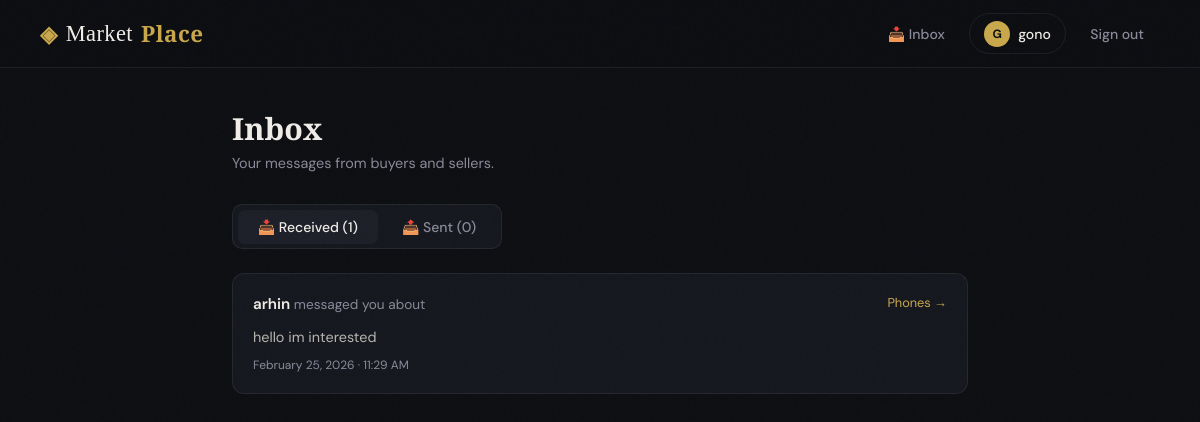
The page /inbox/ (signed in) on the database as committed earlier.
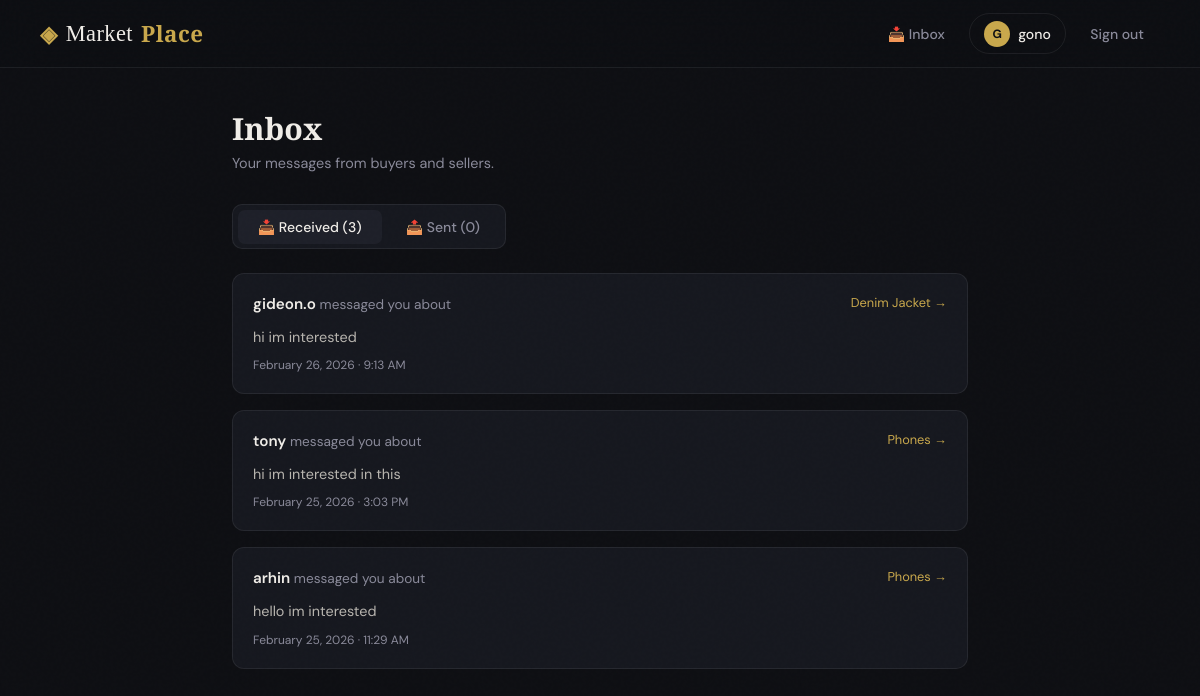
The same page on the database as committed later.
### listings/models.py (models this page shows, shortened)
class Message(models.Model):
    item = models.ForeignKey(Item, on_delete=models.CASCADE, related_name='messages')
    sender = models.ForeignKey(User, on_delete=models.CASCADE, related_name='sent_messages')
    receiver = models.ForeignKey(User, on_delete=models.CASCADE, related_name='received_messages')
    body = models.TextField()
    created_at = models.DateTimeField(auto_now_add=True)
    is_read = models.BooleanField(default=False)
    class Meta:
        ordering = ['-created_at']

class Item(models.Model):
    CATEGORY_CHOICES = [
        ('electronics', 'Electronics'),
        ('clothing', 'Clothing'),
        ('furniture', 'Furniture'),
        ('other', 'Other'),
    ]
    name = models.CharField(max_length=200)
    description = models.TextField()
    price = models.DecimalField(max_digits=10, decimal_places=2)
    category = models.CharField(max_length=50, choices=CATEGORY_CHOICES, default='other')
    image_url = models.URLField(blank=True, null=True)
    is_available = models.BooleanField(default=True)
    created_at = models.DateTimeField(auto_now_add=True)
    seller = models.ForeignKey(User, on_delete=models.CASCADE, related_name='listings', null=True, blank=True)

### listings/views.py (the view)
# urls.py: path('inbox/', views.inbox, name='inbox'),
@login_required
def inbox(request):
    received = Message.objects.filter(receiver=request.user).order_by('-created_at')
    sent = Message.objects.filter(sender=request.user).order_by('-created_at')
    received.filter(is_read=False).update(is_read=True)
    return render(request, 'listings/inbox.html', {'received': received, 'sent': sent})

### listings/templates/listings/inbox.html (shortened to what this page needs)
{% extends 'listings/base.html' %}
{% block content %}
<div class="inbox-wrap">
    <div class="inbox-header">
        <h1>Inbox</h1>
        <p>Your messages from buyers and sellers.</p>
    </div>
    <div class="tabs">
        <button class="tab active" onclick="switchTab('received', this)">
            📥 Received ({{ received.count }})
        </button>
        <button class="tab" onclick="switchTab('sent', this)">
            📤 Sent ({{ sent.count }})
        </button>
    </div>
    <div id="received" class="message-list">
        {% if received %}
            {% for msg in received %}
            <div class="message-card {% if not msg.is_read %}unread{% endif %}">
                <div class="message-top">
                    <div class="message-from">
                        {{ msg.sender.username }}
                        <span>messaged you about</span>
                    </div>
                    <a href="{% url 'item-detail' msg.item.pk %}" class="message-item-link">
                        {{ msg.item.name }} →
                    </a>
                </div>
                <p class="message-body">{{ msg.body }}</p>
                <p class="message-time">{{ msg.created_at|date:"F j, Y · g:i A" }}</p>
            </div>
            {% endfor %}
        {% else %}
        <div class="empty-state">
            <div class="icon">📭</div>
            <h3>No messages yet</h3>
            <p>When buyers contact you, their messages will appear here.</p>
        </div>
        {% endif %}
    </div>
</div>
{% endblock %}

### listings/templates/listings/base.html (shortened to what this page needs)
<!DOCTYPE html>
<html lang="en">
<head>
</head>
<body>
<nav>
    <a href="{% url 'item-list' %}" class="nav-brand">
        ◈ <span>Market</span>Place
    </a>
    <div class="nav-links">
        {% if request.user.is_authenticated %}
    <a href="{% url 'inbox' %}" class="nav-link" style="position:relative;">
        📥 Inbox
    </a>
    <a href="{% url 'profile' request.user.username %}" class="nav-user">
        <div class="avatar-circle">{{ request.user.username|first|upper }}</div>
        {{ request.user.username }}
    </a>
    <a href="{% url 'logout' %}" class="nav-link">Sign out</a>
{% endif %}
    </div>
</nav>
<div class="page-enter">
    {% block content %}{% endblock %}
</div>
</body>
</html>

### listings/templates/listings/base.html (style rules this page uses)
:root { --bg: #0e0f13; --surface: #16181f; --surface2: #1e2029; --border: rgba(255,255,255,0.07); --gold: #c9a84c; --gold-light: #e8c96e; --text: #f0ede8; --muted: #8a8a9a; --green: #4caf7d; --red: #e05f5f; }
*, *::before, *::after { box-sizing: border-box; margin: 0; padding: 0; }
body { font-family: 'DM Sans', sans-serif; background: var(--bg); color: var(--text); min-height: 100vh; overflow-x: hidden; }
body::before { content: ''; position: fixed; inset: 0; pointer-events: none; z-index: 9999; opacity: 0.4; }
nav { position: sticky; top: 0; z-index: 100; background: rgba(14, 15, 19, 0.85); backdrop-filter: blur(20px); border-bottom: 1px solid var(--border); padding: 0 2.5rem; height: 68px; display: flex; align-items: center; justify-content: space-between; }
.nav-brand { font-family: 'Playfair Display', serif; font-size: 1.4rem; font-weight: 700; color: var(--gold); text-decoration: none; letter-spacing: 0.02em; display: flex; align-items: center; gap: 0.5rem; }
.nav-brand span { color: var(--text); font-weight: 400; }
.nav-links { display: flex; align-items: center; gap: 0.5rem; }
.nav-link { color: var(--muted); text-decoration: none; font-size: 0.875rem; font-weight: 500; padding: 0.45rem 1rem; border-radius: 6px; transition: color 0.2s, background 0.2s; }
.nav-user { display: flex; align-items: center; gap: 0.5rem; color: var(--text); text-decoration: none; font-size: 0.875rem; font-weight: 500; padding: 0.4rem 0.9rem; border: 1px solid var(--border); border-radius: 999px; transition: border-color 0.2s, background 0.2s; }
.avatar-circle { width: 26px; height: 26px; border-radius: 50%; background: var(--gold); color: #0e0f13; display: flex; align-items: center; justify-content: center; font-size: 0.75rem; font-weight: 700; }
.page-enter { animation: pageEnter 0.4s ease both; }

### listings/templates/listings/inbox.html (style rules this page uses)
.inbox-wrap { max-width: 800px; margin: 2.5rem auto; padding: 0 2rem; animation: fadeUp 0.4s ease both; }
.inbox-header { margin-bottom: 2rem; }
.inbox-header h1 { font-family: 'Playfair Display', serif; font-size: 1.9rem; font-weight: 700; }
.inbox-header p { color: var(--muted); font-size: 0.9rem; margin-top: 0.3rem; }
.tabs { display: flex; gap: 0.25rem; background: var(--surface); border: 1px solid var(--border); border-radius: 10px; padding: 0.3rem; margin-bottom: 1.5rem; width: fit-content; }
.tab { padding: 0.5rem 1.25rem; border-radius: 7px; font-size: 0.875rem; font-weight: 500; cursor: pointer; border: none; background: transparent; color: var(--muted); font-family: 'DM Sans', sans-serif; transition: all 0.2s; }
.tab.active { background: var(--surface2); color: var(--text); }
.message-list { display: flex; flex-direction: column; gap: 1rem; }
.message-card { background: var(--surface); border: 1px solid var(--border); border-radius: 12px; padding: 1.25rem; transition: border-color 0.2s; }
.message-top { display: flex; justify-content: space-between; align-items: flex-start; margin-bottom: 0.75rem; gap: 1rem; }
.message-from { font-weight: 600; font-size: 0.95rem; color: var(--text); }
.message-from span { color: var(--muted); font-weight: 400; font-size: 0.85rem; }
.message-item-link { font-size: 0.8rem; color: var(--gold); text-decoration: none; white-space: nowrap; }
.message-body { font-size: 0.9rem; color: #b8b5af; line-height: 1.6; margin-bottom: 0.5rem; }
.message-time { font-size: 0.75rem; color: var(--muted); }

Rows that differ between the two databases and show on the page:
added Message: sender.username "gideon.o", item.name "Denim Jacket", body "hi im interested", created_at "February 26, 2026 · 9:13 AM"
added Message: sender.username "tony", item.name "Phones", body "hi im interested in this", created_at "February 25, 2026 · 3:03 PM"
Other text that changed with them:
{{ received.count }}: "1" → "3"
